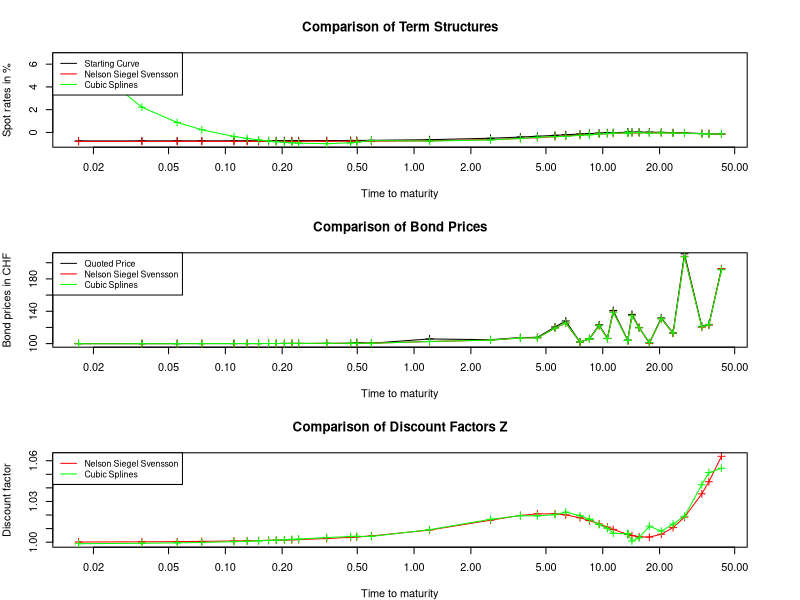

R code for this plot:
df<-read.csv("result.csv", header=F)
colnames(df)<-c("TTM","QuotedPrice","InitialRate","FinalRateNss","FinalRateSpline","CalculatedPriceNss","CalculatedPriceSpline", "zNss","zSpline")
max<-max(df[,c(3,5)])
min<-min(df[,c(3,5)])
maxP<-max(df[,c(6,7)])
minP<-min(df[,c(6,7)])
maxZ<-max(df[,c(8,9)])
minZ<-min(df[,c(8,9)])
save<-par(mfrow=c(3,1),mar=c(4,4,4,4))
x<-(df$TTM)
with(df, {
	plot(x, InitialRate,type="o",pch=3,ylim=c(min,max), main="Comparison of Term Structures", ylab="Spot rates in %", xlab="Time to maturity",log="x")
	lines(x, FinalRateNss, col="red", type="o",pch=3)
	lines(x, FinalRateSpline, col="green", type="o",pch=3)
	legend("topleft", legend=c("Starting Curve", "Nelson Siegel Svensson", "Cubic Splines"), lty=1, col=c("black","red","green"), cex=0.8)
})
with(df, {
	plot(x, QuotedPrice,type="o",pch=3,ylim=c(minP,maxP), main="Comparison of Bond Prices", ylab="Bond prices in CHF", xlab="Time to maturity",log="x")
	lines(x, CalculatedPriceNss, col="red", type="o",pch=3)
	lines(x, CalculatedPriceSpline, col="green", type="o",pch=3)
	legend("topleft", legend=c("Quoted Price", "Nelson Siegel Svensson","Cubic Splines"), lty=1, col=c("black","red", "green"),cex=0.8)
})
with(df, {
	plot(x, zNss,type="o",pch=3,col="red",ylim=c(minZ,maxZ), main="Comparison of Discount Factors Z", ylab="Discount factor", xlab="Time to maturity",log="x")
	lines(x, zSpline, col="green", type="o",pch=3)
	legend("topleft", legend=c("Nelson Siegel Svensson","Cubic Splines"), lty=1, col=c("red", "green"),cex=0.8)
})
par(save)
